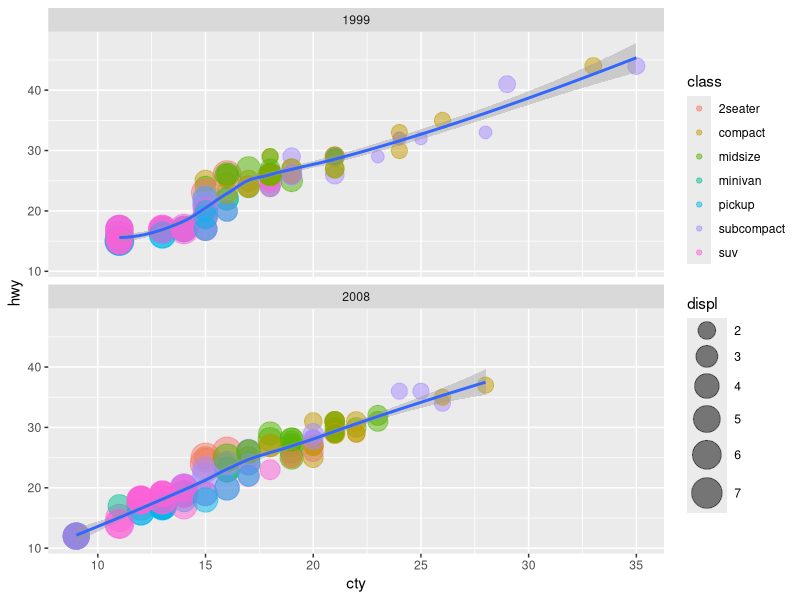
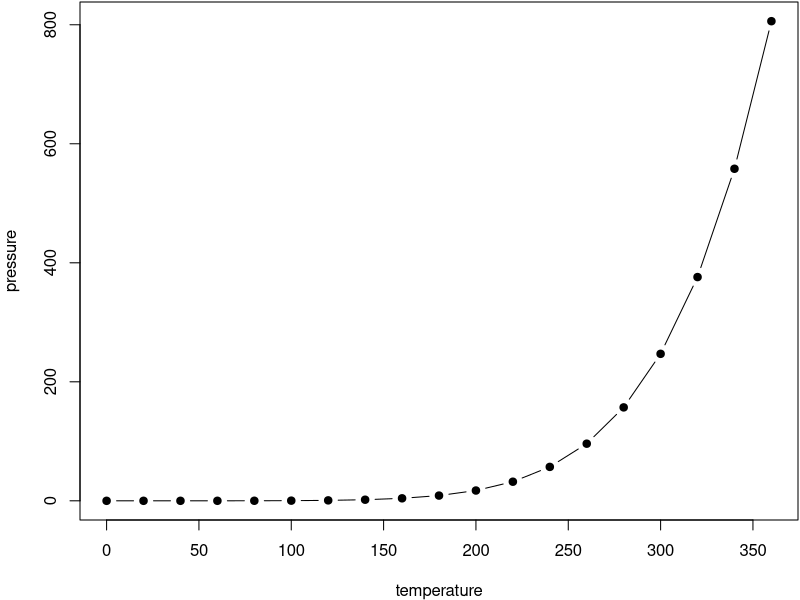
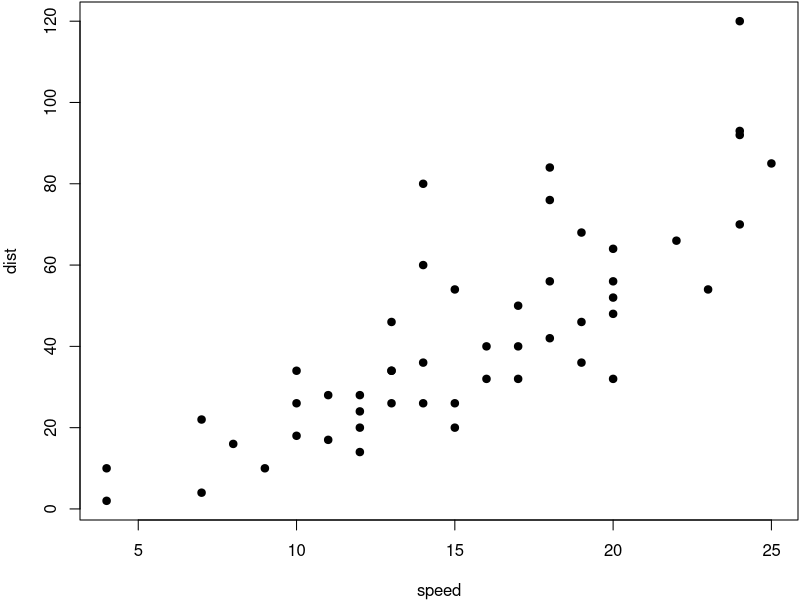

These figures' R source, in order:
## ---- chunk 1
# knitr::opts_chunk$set(fig.pos = 'p')  # Places figures on their own pages
knitr::opts_chunk$set(out.width = '100%', dpi=300)

# I usually load my libraries up front to keep things organized
library(bookdown)
library(tidyverse)
#library(kableExtra)
#library(ggthemes)
#library(ggExtra)
## ---- chunk 2
knitr::opts_chunk$set(
  echo = TRUE,           # show code
  warning = FALSE,       # don't show warnings
  message = FALSE,       # don't show messages (less serious warnings)
  cache = FALSE,         # set to TRUE to save results from last compilation
  # pdf.options(family="GB1") #show chinese in plots
  fig.align = 'center',  # center figures
  # out.width = '75%',    # Set figure size to 75% of textline width
  # fig.asp = .75         # width-height ratio 
  fig.pos = 'p',         # Places figures on their own pages
  out.width = '100%', 
  dpi=300
)
# I usually load my libraries up front to keep things organized
library(bookdown)
library(tidyverse)
#library(kableExtra)
#library(ggthemes)
#library(ggExtra)
set.seed(2018)         # make random results reproducible
## ---- chunk 3
library(ggplot2)
p <- ggplot(data = mpg, mapping = aes(x = cty, y = hwy))
p + geom_point(aes(colour = class, size = displ), alpha = 0.5) +
  stat_smooth() + scale_size_continuous(range = c(4, 10)) +
  facet_wrap(~ year, ncol = 1)
## ---- chunk 4
par(mar = c(4, 4, .1, .1))
plot(pressure, pch = 19, type = 'b')
plot(cars, pch = 19)
